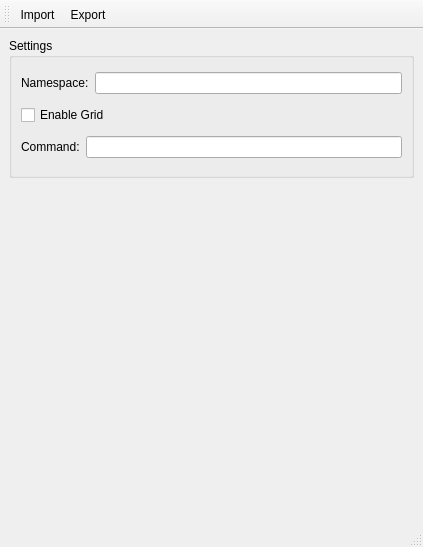
<?xml version="1.0" encoding="UTF-8"?>
<ui version="4.0">
 <class>MainWindow</class>
 <widget class="QMainWindow" name="MainWindow">
  <property name="geometry">
   <rect>
    <x>0</x>
    <y>0</y>
    <width>423</width>
    <height>547</height>
   </rect>
  </property>
  <property name="windowTitle">
   <string>Squeeze Picker (prototype)</string>
  </property>
  <widget class="QWidget" name="centralwidget">
   <layout class="QVBoxLayout" name="verticalLayout">
    <item>
     <widget class="QGroupBox" name="groupBox">
      <property name="sizePolicy">
       <sizepolicy hsizetype="Expanding" vsizetype="Minimum">
        <horstretch>0</horstretch>
        <verstretch>0</verstretch>
       </sizepolicy>
      </property>
      <property name="minimumSize">
       <size>
        <width>0</width>
        <height>0</height>
       </size>
      </property>
      <property name="maximumSize">
       <size>
        <width>16777215</width>
        <height>140</height>
       </size>
      </property>
      <property name="title">
       <string>Settings</string>
      </property>
      <layout class="QVBoxLayout" name="verticalLayout_2">
       <item>
        <layout class="QHBoxLayout" name="horizontalLayout">
         <item>
          <widget class="QLabel" name="label">
           <property name="maximumSize">
            <size>
             <width>16777215</width>
             <height>20</height>
            </size>
           </property>
           <property name="text">
            <string>Namespace:</string>
           </property>
          </widget>
         </item>
         <item>
          <widget class="QLineEdit" name="lineEdit_namespace"/>
         </item>
        </layout>
       </item>
       <item>
        <widget class="QCheckBox" name="checkBox">
         <property name="text">
          <string>Enable Grid</string>
         </property>
        </widget>
       </item>
       <item>
        <layout class="QHBoxLayout" name="horizontalLayout_2">
         <item>
          <widget class="QLabel" name="label_command">
           <property name="text">
            <string>Command:</string>
           </property>
          </widget>
         </item>
         <item>
          <widget class="QLineEdit" name="lineEdit_command"/>
         </item>
        </layout>
       </item>
      </layout>
     </widget>
    </item>
    <item>
     <widget class="QWidget" name="widget" native="true">
      <property name="sizePolicy">
       <sizepolicy hsizetype="Preferred" vsizetype="Preferred">
        <horstretch>0</horstretch>
        <verstretch>0</verstretch>
       </sizepolicy>
      </property>
     </widget>
    </item>
   </layout>
  </widget>
  <widget class="QStatusBar" name="statusbar"/>
  <widget class="QToolBar" name="toolBar">
   <property name="windowTitle">
    <string>toolBar</string>
   </property>
   <attribute name="toolBarArea">
    <enum>TopToolBarArea</enum>
   </attribute>
   <attribute name="toolBarBreak">
    <bool>false</bool>
   </attribute>
   <addaction name="actionImport"/>
   <addaction name="actionExport"/>
  </widget>
  <action name="actionImport">
   <property name="text">
    <string>Import</string>
   </property>
  </action>
  <action name="actionExport">
   <property name="text">
    <string>Export</string>
   </property>
  </action>
  <action name="actionUpdateCommand">
   <property name="text">
    <string>UpdateCommand</string>
   </property>
  </action>
 </widget>
 <resources/>
 <connections>
  <connection>
   <sender>lineEdit_command</sender>
   <signal>textChanged(QString)</signal>
   <receiver>actionUpdateCommand</receiver>
   <slot>trigger()</slot>
   <hints>
    <hint type="sourcelabel">
     <x>248</x>
     <y>137</y>
    </hint>
    <hint type="destinationlabel">
     <x>-1</x>
     <y>-1</y>
    </hint>
   </hints>
  </connection>
 </connections>
</ui>
